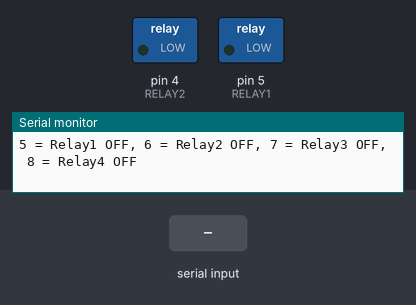
Bench run of a sketch on a simulated Arduino Uno, built with avr-gcc and run on an emulated ATmega328P. Parts: switched loads named in the sketch (green lamp = pin HIGH), the last lines printed to the serial monitor. Inputs (shaded band) come from the test bench.

Above: at 1.2 s.
1.3 s: "1" received over Serial
At 1.7 s:
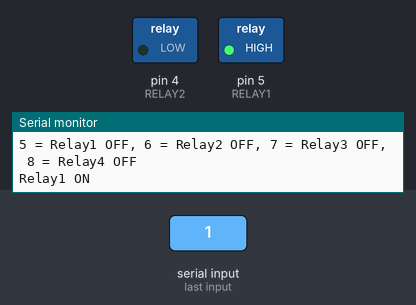
2.8 s: "2" received over Serial
At 4.0 s:
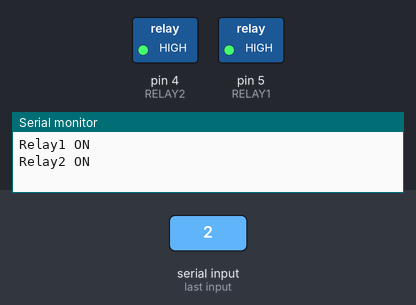
4.3 s: "3" received over Serial
At 5.2 s:
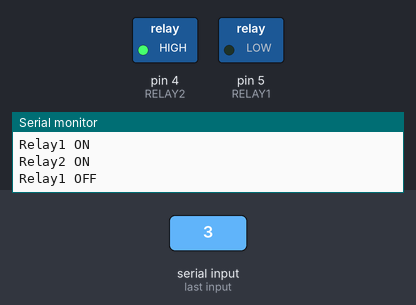
5.8 s: "4" received over Serial
At 6.4 s:
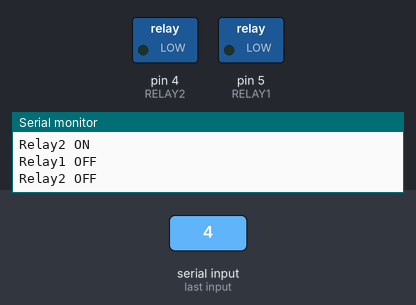
Timing chart, 0 to 8.3 s (numbered marks = the images above; inputs shaded):
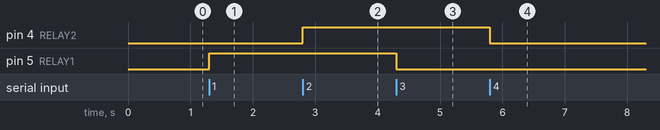

The sketch:

Kontrol_Relay.ino
```cpp
// Pin relay (gunakan pin sesuai NodeMCU)
#define RELAY1 5   // GPIO5
#define RELAY2 4   // GPIO4
// #define RELAY3 14   // GPIO14
// #define RELAY4 12   // GPIO12

// Simpan status masing-masing relay
bool relay1State = LOW;
bool relay2State = LOW;
// bool relay3State = LOW;
// bool relay4State = LOW;

void setup() {
  Serial.begin(115200);

  pinMode(RELAY1, OUTPUT);
  pinMode(RELAY2, OUTPUT);
  // pinMode(RELAY3, OUTPUT);
  // pinMode(RELAY4, OUTPUT);

  // Matikan semua relay saat awal
  digitalWrite(RELAY1, relay1State);
  digitalWrite(RELAY2, relay2State);
  // digitalWrite(RELAY3, relay3State);
  // digitalWrite(RELAY4, relay4State);

  Serial.println("Kontrol 4 Relay ESP8266 Siap!");
  Serial.println("Ketik: ");
  Serial.println("1 = Relay1 ON, 2 = Relay2 ON, 3 = Relay3 ON, 4 = Relay4 ON");
  Serial.println("5 = Relay1 OFF, 6 = Relay2 OFF, 7 = Relay3 OFF, 8 = Relay4 OFF");
}

void loop() {
  if (Serial.available()) {
    char perintah = Serial.read();

    switch (perintah) {
      case '1':
        relay1State = HIGH;
        digitalWrite(RELAY1, relay1State);
        Serial.println("Relay1 ON");
        break;
      case '2':
        relay2State = HIGH;
        digitalWrite(RELAY2, relay2State);
        Serial.println("Relay2 ON");
        break;
      // case '3':
      //   relay3State = HIGH;
      //   digitalWrite(RELAY3, relay3State);
      //   Serial.println("Relay3 ON");
      //   break;
      // case '4':
      //   relay4State = HIGH;
      //   digitalWrite(RELAY4, relay4State);
      //   Serial.println("Relay4 ON");
      //   break;
      case '3':
        relay1State = LOW;
        digitalWrite(RELAY1, relay1State);
        Serial.println("Relay1 OFF");
        break;
      case '4':
        relay2State = LOW;
        digitalWrite(RELAY2, relay2State);
        Serial.println("Relay2 OFF");
        break;
      // case '7':
      //   relay3State = LOW;
      //   digitalWrite(RELAY3, relay3State);
      //   Serial.println("Relay3 OFF");
      //   break;
      // case '8':
      //   relay4State = LOW;
      //   digitalWrite(RELAY4, relay4State);
      //   Serial.println("Relay4 OFF");
      //   break;
    }
  }
}
```

Measured:
- after the input at 1.3 s, pin 5 (RELAY1): LOW → HIGH at once
- after the input at 2.8 s, pin 4 (RELAY2): LOW → HIGH at once
- after the input at 4.3 s, pin 5 (RELAY1): HIGH → LOW at once
- after the input at 5.8 s, pin 4 (RELAY2): HIGH → LOW at once
